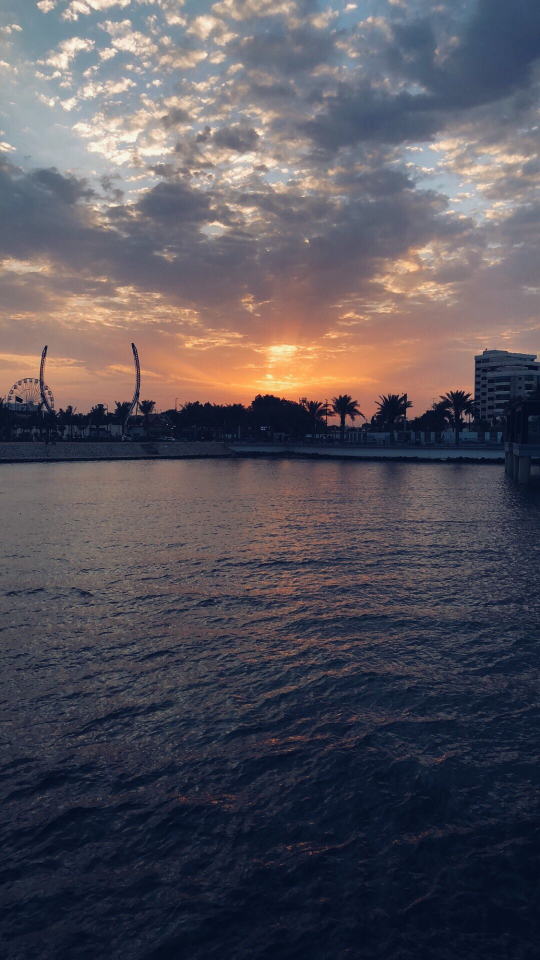
#> input picture Basics_of_CV_3/pic1.jpg, 1080 x 1920 px (shown at 1/2 size)
$ jupyter execute Basics_of_CV_3.ipynb   (shell and % lines are left out)
#> lines starting #> are read from the running program, lines starting #| are printed output that depends on the picture
# Basics of Computer Vision

## By: Mohammed Almelabi

[cell 1]
# Import libraries
import cv2
import numpy as np
import matplotlib.pyplot as plt
from PIL import Image
from IPython.display import Image

[cell 2]
img_bgr = cv2.imread("pic1.jpg",cv2.IMREAD_COLOR)
#> img_bgr is the input picture: shape (1920, 1080, 3); mean B, G, R 91, 83, 87
img_rgb = cv2.cvtColor(img_bgr, cv2.COLOR_BGR2RGB)

# Display 18x18 pixel image.
Image(filename='pic1.jpg')

[cell 3]
img_rgb.shape
#> Out = (1920, 1080, 3)

[cell 4]
matrix = np.ones(img_rgb.shape, dtype = "uint8") * 50

[cell 5]
img_rgb_brighter = cv2.add(img_rgb, matrix)
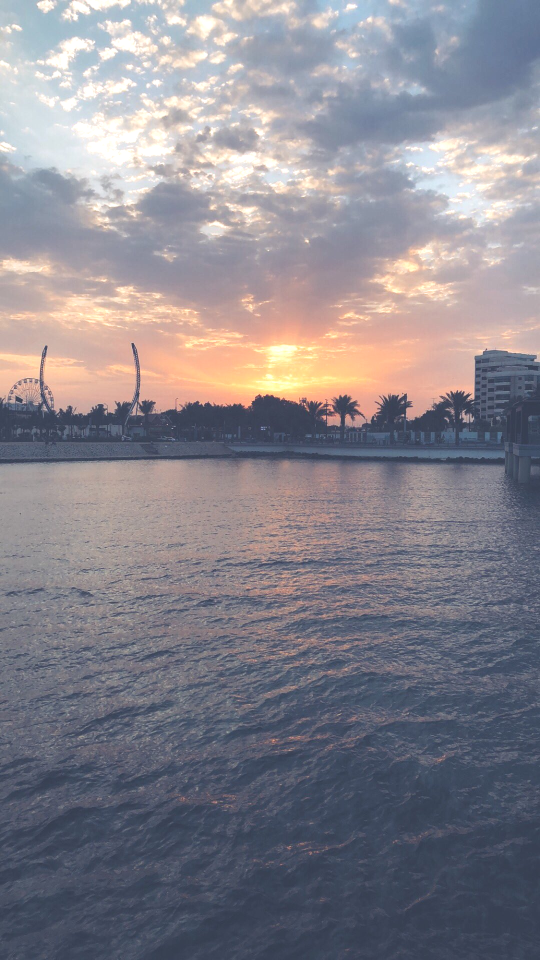
#> img_rgb_brighter: shape (1920, 1080, 3) (shown at 1/2 size); mean R, G, B 135.9, 132.8, 141
img_rgb_darker   = cv2.subtract(img_rgb, matrix)
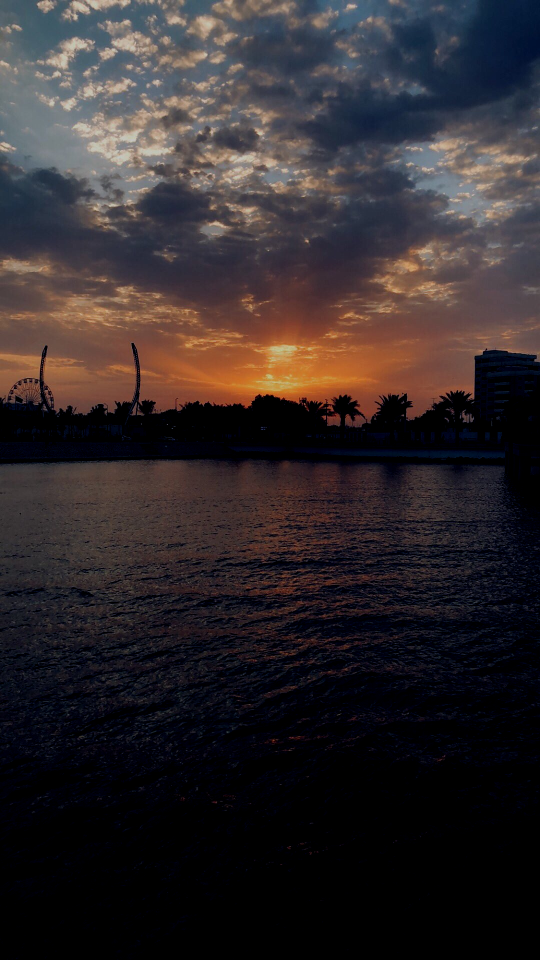
#> img_rgb_darker: shape (1920, 1080, 3) (shown at 1/2 size); mean R, G, B 48.2, 41.2, 43.4

# Show the images
plt.figure(figsize=[18,5])
#> (this line was passed over: IPython is not available in this run)
plt.subplot(131); plt.imshow(img_rgb_darker);  plt.title("Darker");
#> (this line was passed over: IPython is not available in this run)
#> (this line was passed over: IPython is not available in this run)
#> (this line was passed over: IPython is not available in this run)
plt.subplot(132); plt.imshow(img_rgb);         plt.title("Original");
#> (this line was passed over: IPython is not available in this run)
#> (this line was passed over: IPython is not available in this run)
#> (this line was passed over: IPython is not available in this run)
plt.subplot(133); plt.imshow(img_rgb_brighter);plt.title("Brighter");
